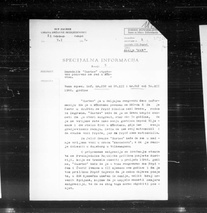
#> input picture dataset/Z05353422.jpg, 207 x 213 px, shrunk from 1248 x 1280 before the run; its folder holds 4 pictures in this run
$ python blur.py
#> lines starting #> are read from the running program, lines starting #| are printed output that depends on the picture
import cv2
import numpy as np
import os
from cv2 import dnn_superres


dir = os.getcwd()
dir = os.path.join(dir,"dataset")
dir = dir.replace("\\", "/")
arr = [] # sadrzi imena svih dataset slika

#we are saving each file stored in dataset in arr array so that is easier to iterate after
for filename in os.scandir(dir):
    if filename.is_file():
        arr.append(filename.path)
#> pass 2 of the loop `for filename in os.scandir(dir):`:
#> pass 3 of the loop `for filename in os.scandir(dir):`:
#> the loop made 4 passes; the first 3 are shown

for each in arr:
    img = cv2.imread(each, 0)
#> img is the input picture: shape (213, 207); min 0, max 255, mean 150.4
    blur = cv2.blur(img,(10,10))
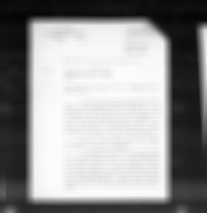
#> blur: shape (213, 207); min 4, max 253, mean 149.9

    each = each.replace("dataset", "dataset_blurred")
    cv2.imwrite(each, blur)
#> pass 2 of the loop `for each in arr:`:
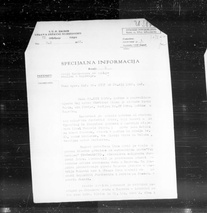
#> input picture dataset/Z05353396.jpg, 207 x 213 px, shrunk from 1248 x 1280 before the run
#> img is the input picture: shape (213, 207); min 0, max 255, mean 156.7
#> `blur = cv2.blur(img,(10,10))`:
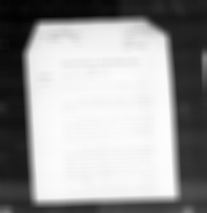
#> blur: shape (213, 207); min 2, max 253, mean 156.4
#> pass 3 of the loop `for each in arr:`:
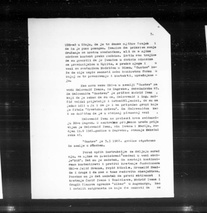
#> input picture dataset/Z05353424.jpg, 207 x 213 px, shrunk from 1248 x 1280 before the run
#> img is the input picture: shape (213, 207); min 0, max 255, mean 149
#> `blur = cv2.blur(img,(10,10))`:
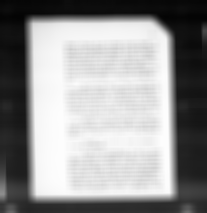
#> blur: shape (213, 207); min 4, max 253, mean 148.8
#> the loop made 4 passes; the first 3 are shown
